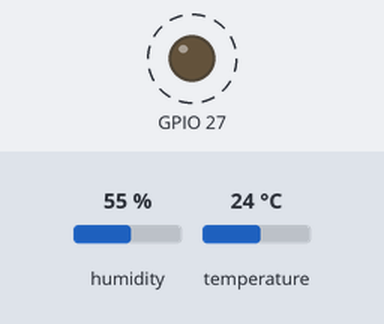
Recording of a sketch running on a simulated ESP32. Shown: output pins drawn as LEDs (lit = HIGH). Dashed ring = blinking. The inputs (shaded band) are chosen by the test bench; at power-on: humidity 55 %, temperature 24 °C. No radio packets arrive unless stated; what the sketch prints to the serial monitor is not drawn.

Above: at 1.0 s.
Timing chart, 0 to 5.4 s (numbered marks = the images above):
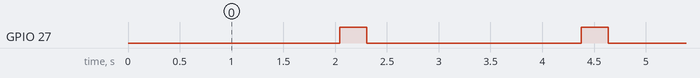

Measured:
- by itself, GPIO 27: alternates HIGH for 0.26 s and LOW for 2.1 s

The sketch:

Transmitter.ino
```cpp
#include <SPI.h>
#include <DHT.h>
#include <LoRa.h>

//define the pins used by the DHT11 sensor
#define DHTPIN 13
#define DHTTYPE DHT11

//define the pins used by the LoRa module
#define ss 5
#define rst 14
#define dio0 2

// Count Packet
int counter = 0;

//initialize DHT11 sensor
DHT dht(DHTPIN, DHTTYPE);

void setup() {

  // Status LED
  pinMode(27, OUTPUT);

  //initialize Serial Monitor
  Serial.begin(9600);
  while (!Serial);
  Serial.println("LoRa Sender");
  Serial.println(F("DHTxx test!"));

  //initialize DHT11 sensor
  dht.begin();

  //setup LoRa transceiver module
  LoRa.setPins(ss, rst, dio0);

  //replace the LoRa.begin(---E-) argument with your location's frequency
  //433E6 for Asia
  //866E6 for Europe
  //915E6 for North America
  while (!LoRa.begin(433E6)) {
    Serial.println(".");
    delay(500);
  }
  // Change sync word (0xF3) to match the receiver
  // The sync word assures you don't get LoRa messages from other LoRa transceivers
  // ranges from 0-0xFF
  LoRa.setSyncWord(0xF3);
  Serial.println("LoRa Initializing OK!");
}

void loop() {

  delay(2000);
  // Reading temperature or humidity takes about 250 milliseconds!
  // Sensor readings may also be up to 2 seconds 'old' (its a very slow sensor)
  float h = dht.readHumidity();
  // Read temperature as Celsius (the default)
  float t = dht.readTemperature();

  // Check if any reads failed and exit early (to try again).
  if (isnan(h) || isnan(t)) {
    Serial.println(F("Failed to read from DHT sensor!"));
    return;
  }

  Serial.print("Sending packet: ");
  Serial.print(counter);
  Serial.print(F(" , Temperature: "));
  Serial.print(t);
  Serial.print(F("°C "));
  Serial.print(F(" , Humidity: "));
  Serial.print(h);
  Serial.println(F("%"));


  //Send LoRa packet to receiver
  digitalWrite(27, HIGH);
  LoRa.beginPacket();
  //LoRa.print("Temperature: ");
  LoRa.print(t);
  LoRa.print(",");
  LoRa.print(h);
  //  LoRa.print(" Humidity: ");
  //  LoRa.print(h);
  LoRa.endPacket();
  delay(200);
  digitalWrite(27, LOW);

  counter++;

  delay(50);
}
```
